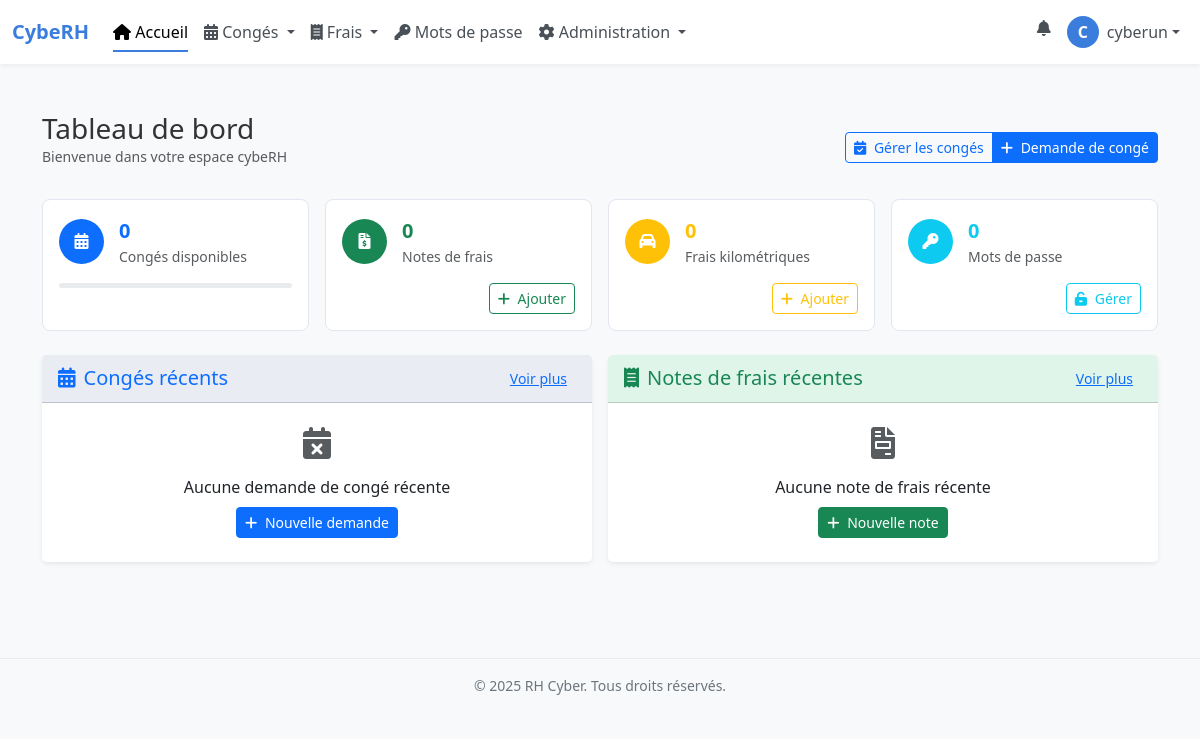
The app's page /dashboard/ (signed in), older data.
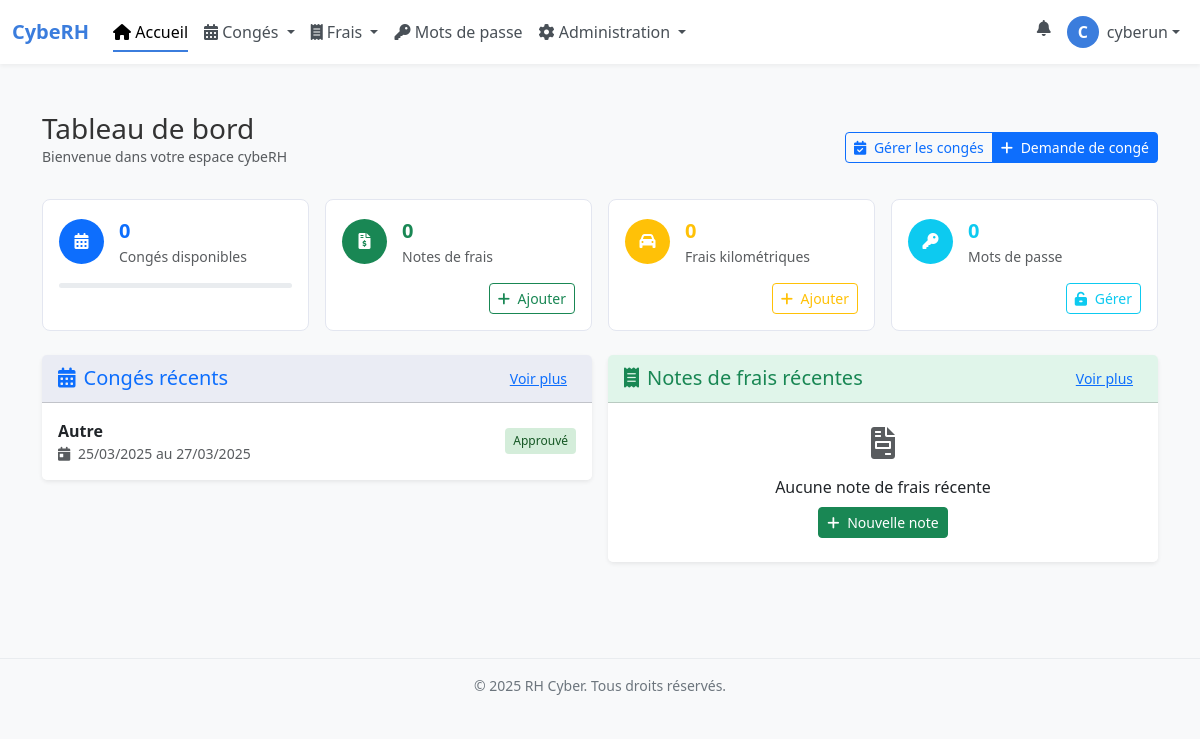
The same page, newer data.
### rh_management/models.py (models this page shows, shortened)
class LeaveRequest(models.Model):
    LEAVE_TYPES = (
        ('annual', 'Congé annuel'),
        ('sick', 'Congé maladie'),
        ('parental', 'Congé parental'),
        ('unpaid', 'Congé sans solde'),
        ('bereavement', 'Congé pour décès'),
        ('marriage', 'Congé pour mariage'),
        ('moving', 'Congé pour déménagement'),
        ('other', 'Autre')
    )
    STATUS_CHOICES = (
        ('pending', 'En attente'),
        ('approved', 'Approuvé'),
        ('rejected', 'Refusé')
    )
    HALF_DAY_PERIOD_CHOICES = (
        ('morning', 'Matin'),
        ('afternoon', 'Après-midi')
    )
    user = models.ForeignKey(User, on_delete=models.CASCADE, related_name='leave_requests')
    leave_type = models.CharField(max_length=20, choices=LEAVE_TYPES)
    start_date = models.DateField()
    end_date = models.DateField()
    half_day = models.BooleanField(default=False)
    half_day_period = models.CharField(max_length=10, choices=HALF_DAY_PERIOD_CHOICES, default='morning', blank=True)
    reason = models.TextField(blank=True, null=True)
    status = models.CharField(max_length=10, choices=STATUS_CHOICES, default='pending')
    attachment = models.FileField(upload_to='leave_attachments/', blank=True, null=True)
    created_at = models.DateTimeField(auto_now_add=True)
    updated_at = models.DateTimeField(auto_now=True)
    class Meta:
        ordering = ['-created_at']

### rh_management/views/dashboard_views.py (the view)
# urls.py: path("dashboard/", dashboard_view, name="dashboard"),
@login_required
def dashboard_view(request):
    new_leave_requests_count = LeaveRequest.objects.filter(status='pending').count()
    new_expense_reports_count = ExpenseReport.objects.filter(status='pending').count()
    new_kilometric_expenses_count = KilometricExpense.objects.filter(status='pending').count()
    is_superuser = request.user.is_superuser
    is_hr = is_rh(request.user)
    is_admin_flag = request.user.is_superuser
    is_rh_flag = is_rh(request.user)
    is_encadrant_flag = is_encadrant(request.user)
    is_stp_flag = is_stp(request.user)
    is_employee_flag = (request.user.groups.filter(name="Employé").exists() or
                       not (is_admin_flag or is_rh_flag or is_encadrant_flag or is_stp_flag))
    if is_admin_flag or is_rh_flag or is_encadrant_flag:
        leave_requests = LeaveRequest.objects.all().order_by('-created_at')[:10]
        expense_reports = ExpenseReport.objects.all().order_by('-date')[:10]
        kilometric_expenses = KilometricExpense.objects.all().order_by('-date')[:10]
    else:
        leave_requests = LeaveRequest.objects.filter(user=request.user).order_by('-created_at')
        expense_reports = ExpenseReport.objects.filter(user=request.user).order_by('-date')
        kilometric_expenses = KilometricExpense.objects.filter(user=request.user).order_by('-date')
    context = {
        "is_admin": is_admin_flag,
        "is_rh": is_rh_flag,
        "is_encadrant": is_encadrant_flag,
        "is_stp": is_stp_flag,
        "is_employee": is_employee_flag,
        "leave_requests": leave_requests,
        "expense_reports": expense_reports,
        "kilometric_expenses": kilometric_expenses,
        "new_leave_requests_count": new_leave_requests_count,
        "new_expense_reports_count": new_expense_reports_count,
        "new_kilometric_expenses_count": new_kilometric_expenses_count,
    }
    return render(request, 'rh_management/dashboard.html', context)

### rh_management/views/permissions.py (called while the page is built)
def is_rh(user):
    return user.is_staff or user.groups.filter(name="HR").exists()

def is_encadrant(user):
    return user.groups.filter(name="Encadrant").exists()

def is_stp(user):
    return user.groups.filter(name="STP").exists()

### templates/rh_management/dashboard.html (shortened to what the changed rows need)
{% extends "base.html" %}
{% block content %}
<div class="container py-4">
    <div class="row mb-3 align-items-center">
        <div class="col">
            <h1 class="h3 mb-0 text-gray-800">Tableau de bord</h1>
        </div>
    </div>
    <div class="row g-3">
        <div class="col-lg-6">
            <div class="card border-0 mb-3">
                <div class="list-group list-group-flush">
                    {% if leave_requests %}
                        {% for leave in leave_requests|slice:":5" %}
                        <div class="list-group-item p-3">
                            <div class="d-flex justify-content-between align-items-center">
                                <div>
                                    <div class="fw-bold">{{ leave.get_leave_type_display }}</div>
                                    <div class="small text-muted">
                                        <i class="fas fa-calendar-day me-1"></i> {{ leave.start_date|date:"d/m/Y" }} au {{ leave.end_date|date:"d/m/Y" }}
                                    </div>
                                </div>
                                <span class="status-badge status-{{ leave.status }}">{{ leave.get_status_display }}</span>
                            </div>
                        </div>
                        {% endfor %}
                    {% else %}
                        <div class="list-group-item p-4 text-center">
                            <p class="text-muted mb-2"><i class="fas fa-calendar-times fa-2x mb-2"></i></p>
                            <p class="mb-2">Aucune demande de congé récente</p>
                            <a href="{% url 'leave_request' %}" class="btn btn-sm btn-primary">
                                <i class="fas fa-plus me-1"></i> Nouvelle demande
                            </a>
                        </div>
                    {% endif %}
                </div>
            </div>
        </div>
    </div>
</div>
{% endblock %}

Row changes from the older to the newer data that the page shows:
added LeaveRequest: leave_type "Autre", start_date "25/03/2025", end_date "27/03/2025", status "Approuvé"
Text that changed along with them:
text no longer shown: "Aucune demande de congé récente Nouvelle demande"
